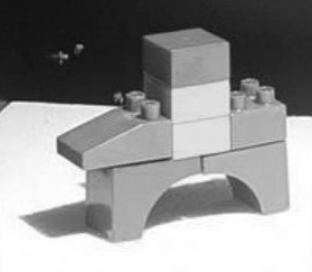
#> input picture Aula14-09junho/foto.png, 312 x 272 px
$ python filtro_de_media.py
#> lines starting #> are read from the running program, lines starting #| are printed output that depends on the picture
import cv2
import numpy as np

foto = "foto.png"
imagem = cv2.imread(foto)
#> imagem is the input picture: shape (272, 312, 3); min 10, max 255, mean 146.5

def aplicar_filtro_media(imagem, tamanho_mascara):
    """Aplica um filtro de média manual em uma imagem em tons de cinza."""
    # Garante que a imagem está em formato float para evitar estouro de canal (overflow)
    img_float = imagem.astype(np.float32)

    # Recupera as dimensões da imagem
    altura, largura = img_float.shape

    # Cria uma imagem de saída preenchida com zeros
    img_filtrada = np.zeros_like(img_float)

    # Calcula o deslocamento (offset) a partir do centro da máscara
    offset = tamanho_mascara // 2

    # Cria uma borda (padding) ao redor da imagem para tratar os limites
    img_padded = np.pad(
        img_float, pad_width=offset, mode="constant", constant_values=0
    )

    # Define o divisor (número total de pixels na máscara)
    divisor = tamanho_mascara * tamanho_mascara

    # Varre a imagem pixel por pixel (desconsiderando o padding na iteração)
    for i in range(altura):
        for j in range(largura):
            # Extrai a região da imagem que corresponde à máscara
            regiao = img_padded[i : i + tamanho_mascara, j : j + tamanho_mascara]

            # Calcula a média dos pixels da região
            img_filtrada[i, j] = np.sum(regiao) / divisor

    # Converte de volta para o tipo de dado original de imagem (8-bit)
    return img_filtrada.astype(np.uint8)


# 1. Carregar a imagem em tons de cinza
# Substitua 'caminho_da_sua_imagem.jpg' pelo caminho correto no seu computador
def deixaCinza(imag):
    if len(imag.shape) < 3:
        return imag
    cinzas = np.zeros((imag.shape[0], imag.shape[1]), dtype=np.uint8)
    for i in range(imag.shape[0]):
        for j in range(imag.shape[1]):
            cinzas[i][j] = int(imag[i][j].sum() / 3)
    return cinzas
img_cinza = deixaCinza(imagem)

if img_cinza is None:
    print(
        "Erro ao carregar a imagem. Verifique se o caminho do arquivo está correto."
    )
else:
    # 2. Aplicar o filtro para os tamanhos 3x3, 5x5 e 7x7
    img_3x3 = aplicar_filtro_media(img_cinza, 3)
#> in aplicar_filtro_media, `img_padded = np.pad( img_float, pad_width=offset, mode="constant", con..`:
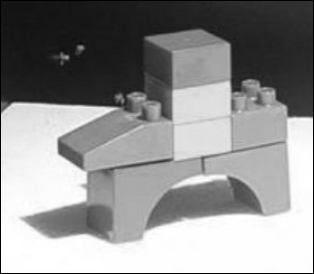
#> img_padded: shape (274, 314) float32; min 0, max 255, mean 144.5
    img_5x5 = aplicar_filtro_media(img_cinza, 5)
#> call 2 of aplicar_filtro_media, with tamanho_mascara = 5
#> in aplicar_filtro_media (call 2), `img_padded = np.pad( img_float, pad_width=offset, mode="constant", con..`:
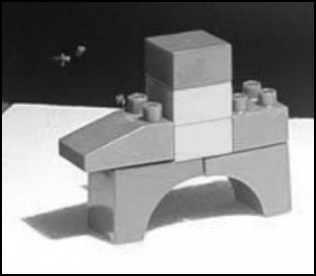
#> img_padded: shape (276, 316) float32; min 0, max 255, mean 142.6
#> after the loop in aplicar_filtro_media (call 2), `for i in range(altura):`:
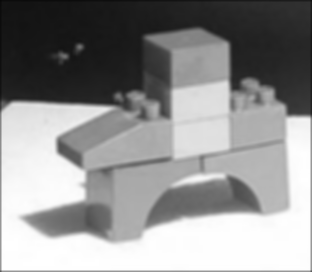
#> img_filtrada: shape (272, 312) float32; min 7.16, max 255, mean 145.3
    img_7x7 = aplicar_filtro_media(img_cinza, 7)
#> call 3 of aplicar_filtro_media, with tamanho_mascara = 7
#> in aplicar_filtro_media (call 3), `img_padded = np.pad( img_float, pad_width=offset, mode="constant", con..`:
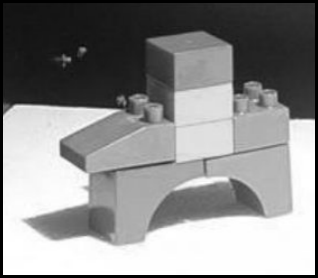
#> img_padded: shape (278, 318) float32; min 0, max 255, mean 140.7

    # 3. Exibir os resultados utilizando apenas o OpenCV
    cv2.imshow("Original (Cinza)", img_cinza)
    cv2.imshow("Filtro Media 3x3", img_3x3)
    cv2.imshow("Filtro Media 5x5", img_5x5)
    cv2.imshow("Filtro Media 7x7", img_7x7)

    # Aguarda o usuário pressionar qualquer tecla para fechar as janelas
    print("Pressione qualquer tecla nas janelas de imagem para fechar...")
    cv2.waitKey(0)
    cv2.destroyAllWindows()
